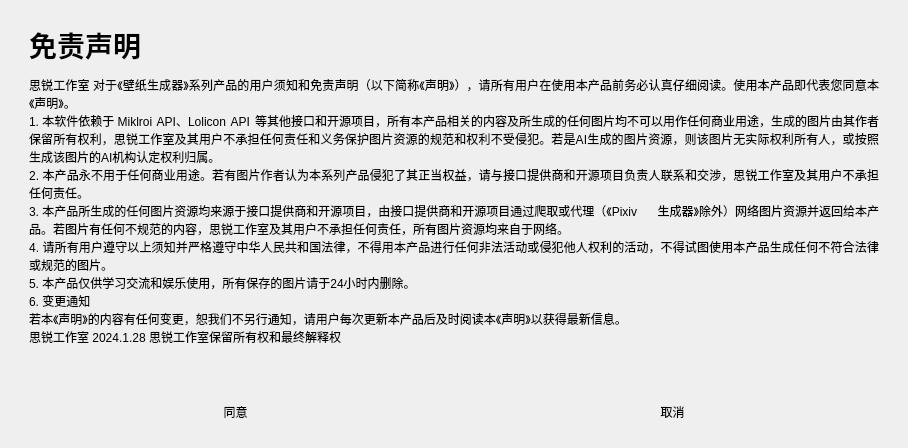
<?xml version="1.0" encoding="UTF-8"?>
<ui version="4.0">
 <class>Form</class>
 <widget class="QWidget" name="Form">
  <property name="geometry">
   <rect>
    <x>0</x>
    <y>0</y>
    <width>908</width>
    <height>448</height>
   </rect>
  </property>
  <property name="windowTitle">
   <string>Form</string>
  </property>
  <property name="styleSheet">
   <string notr="true">QWidget {
    border: none;
    border-radius: 15px;
}</string>
  </property>
  <layout class="QVBoxLayout" name="verticalLayout">
   <item>
    <widget class="SimpleCardWidget" name="SimpleCardWidget">
     <layout class="QHBoxLayout" name="horizontalLayout_2">
      <property name="topMargin">
       <number>0</number>
      </property>
      <item>
       <widget class="QWidget" name="widget_2" native="true">
        <layout class="QVBoxLayout" name="verticalLayout_2">
         <item>
          <widget class="TitleLabel" name="TitleLabel">
           <property name="maximumSize">
            <size>
             <width>16777215</width>
             <height>50</height>
            </size>
           </property>
           <property name="font">
            <font>
             <family>HarmonyOS Sans SC</family>
             <pointsize>21</pointsize>
             <bold>true</bold>
            </font>
           </property>
           <property name="text">
            <string>免责声明</string>
           </property>
          </widget>
         </item>
         <item>
          <widget class="BodyLabel" name="BodyLabel">
           <property name="autoFillBackground">
            <bool>false</bool>
           </property>
           <property name="text">
            <string>思锐工作室 对于《壁纸生成器》系列产品的用户须知和免责声明（以下简称《声明》），请所有用户在使用本产品前务必认真仔细阅读。使用本产品即代表您同意本《声明》。
1. 本软件依赖于 Miklroi API、Lolicon API 等其他接口和开源项目，所有本产品相关的内容及所生成的任何图片均不可以用作任何商业用途，生成的图片由其作者保留所有权利，思锐工作室及其用户不承担任何责任和义务保护图片资源的规范和权利不受侵犯。若是AI生成的图片资源，则该图片无实际权利所有人，或按照生成该图片的AI机构认定权利归属。
2. 本产品永不用于任何商业用途。若有图片作者认为本系列产品侵犯了其正当权益，请与接口提供商和开源项目负责人联系和交涉，思锐工作室及其用户不承担任何责任。
3. 本产品所生成的任何图片资源均来源于接口提供商和开源项目，由接口提供商和开源项目通过爬取或代理（《Pixiv 生成器》除外）网络图片资源并返回给本产品。若图片有任何不规范的内容，思锐工作室及其用户不承担任何责任，所有图片资源均来自于网络。
4. 请所有用户遵守以上须知并严格遵守中华人民共和国法律，不得用本产品进行任何非法活动或侵犯他人权利的活动，不得试图使用本产品生成任何不符合法律或规范的图片。
5. 本产品仅供学习交流和娱乐使用，所有保存的图片请于24小时内删除。
6. 变更通知
若本《声明》的内容有任何变更，恕我们不另行通知，请用户每次更新本产品后及时阅读本《声明》以获得最新信息。
思锐工作室 2024.1.28 思锐工作室保留所有权和最终解释权</string>
           </property>
           <property name="alignment">
            <set>Qt::AlignJustify|Qt::AlignTop</set>
           </property>
           <property name="wordWrap">
            <bool>true</bool>
           </property>
          </widget>
         </item>
        </layout>
       </widget>
      </item>
     </layout>
    </widget>
   </item>
   <item>
    <widget class="QWidget" name="widget" native="true">
     <property name="maximumSize">
      <size>
       <width>16777215</width>
       <height>50</height>
      </size>
     </property>
     <layout class="QHBoxLayout" name="horizontalLayout">
      <item>
       <widget class="PrimaryPushButton" name="PrimaryPushButton">
        <property name="text">
         <string>同意</string>
        </property>
       </widget>
      </item>
      <item>
       <widget class="PushButton" name="PushButton">
        <property name="text">
         <string>取消</string>
        </property>
       </widget>
      </item>
     </layout>
    </widget>
   </item>
  </layout>
 </widget>
 <customwidgets>
  <customwidget>
   <class>PushButton</class>
   <extends>QPushButton</extends>
   <header>qfluentwidgets</header>
  </customwidget>
  <customwidget>
   <class>PrimaryPushButton</class>
   <extends>PushButton</extends>
   <header>qfluentwidgets</header>
  </customwidget>
  <customwidget>
   <class>CardWidget</class>
   <extends>QFrame</extends>
   <header>qfluentwidgets</header>
   <container>1</container>
  </customwidget>
  <customwidget>
   <class>SimpleCardWidget</class>
   <extends>CardWidget</extends>
   <header>qfluentwidgets</header>
   <container>1</container>
  </customwidget>
  <customwidget>
   <class>BodyLabel</class>
   <extends>QLabel</extends>
   <header>qfluentwidgets</header>
  </customwidget>
  <customwidget>
   <class>TitleLabel</class>
   <extends>QLabel</extends>
   <header>qfluentwidgets</header>
  </customwidget>
 </customwidgets>
 <resources/>
 <connections/>
</ui>
